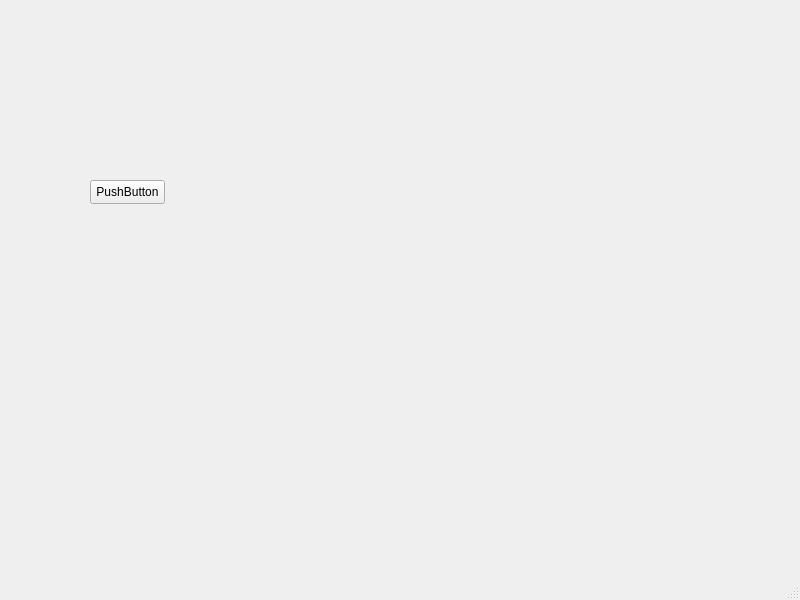
<?xml version="1.0" encoding="UTF-8"?>
<ui version="4.0">
 <class>MainWindow</class>
 <widget class="QMainWindow" name="MainWindow">
  <property name="geometry">
   <rect>
    <x>0</x>
    <y>0</y>
    <width>800</width>
    <height>600</height>
   </rect>
  </property>
  <property name="windowTitle">
   <string>MainWindow</string>
  </property>
  <widget class="QWidget" name="centralwidget">
   <widget class="QPushButton" name="pushButton">
    <property name="geometry">
     <rect>
      <x>90</x>
      <y>180</y>
      <width>75</width>
      <height>24</height>
     </rect>
    </property>
    <property name="text">
     <string>PushButton</string>
    </property>
   </widget>
  </widget>
  <widget class="QMenuBar" name="menubar">
   <property name="geometry">
    <rect>
     <x>0</x>
     <y>0</y>
     <width>800</width>
     <height>22</height>
    </rect>
   </property>
  </widget>
  <widget class="QStatusBar" name="statusbar"/>
 </widget>
 <resources/>
 <connections/>
</ui>
